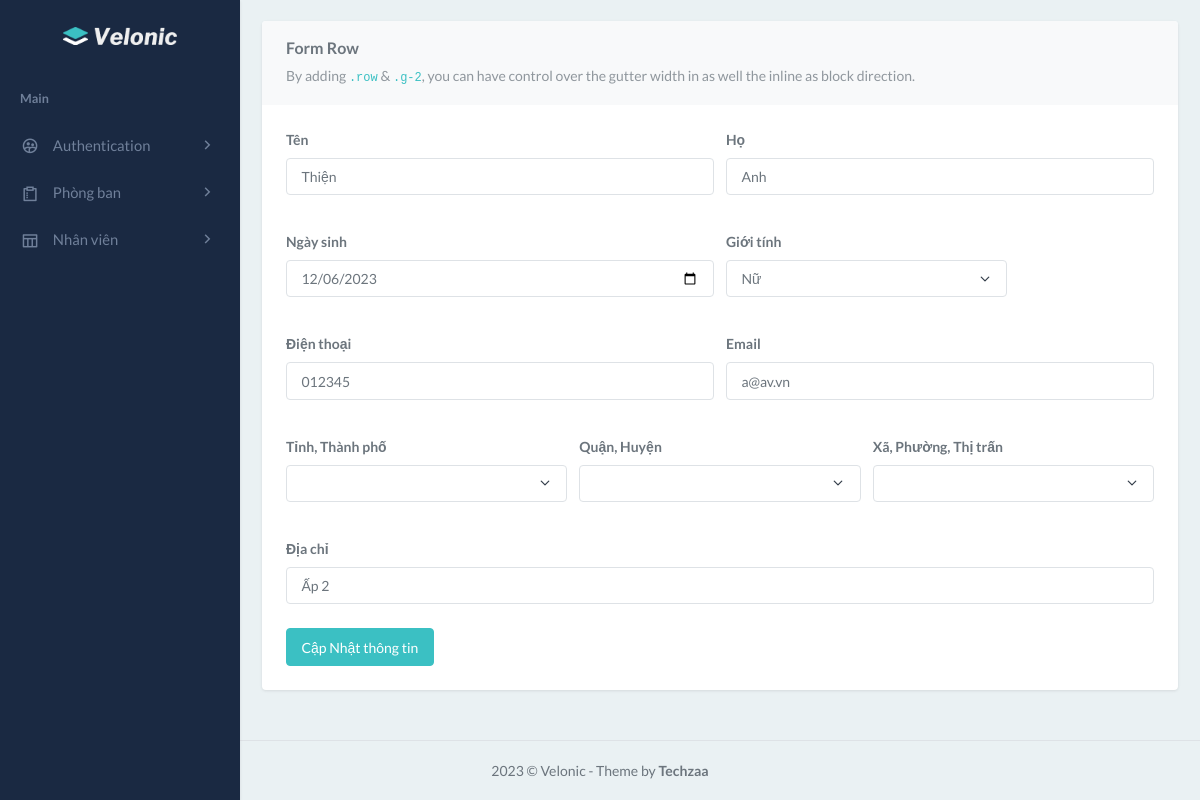
Screenshot of /index.php?action=employee&query=edit&id=7 with the database file from the repository.
### tables this page shows
CREATE TABLE `employees` (
  `id` int(11) NOT NULL,
  `first_name` varchar(50) DEFAULT NULL,
  `last_name` varchar(50) DEFAULT NULL,
  `birthday` varchar(50) DEFAULT NULL,
  `gender` varchar(50) DEFAULT NULL,
  `phone` varchar(50) DEFAULT NULL,
  `email` varchar(50) DEFAULT NULL,
  `city` varchar(50) DEFAULT NULL,
  `district` varchar(50) DEFAULT NULL,
  `ward` varchar(50) DEFAULT NULL,
  `full_address` varchar(50) DEFAULT NULL,
  `departments` int(11) DEFAULT NULL,
  `roles` int(11) DEFAULT NULL
);

### model/employees.php (called while the page is built, shortened)
<?php
class Employee
{
    public static function getEmployee($connect)
    {
        $response = mysqli_query($connect, "SELECT * FROM `employees`");
        if ($response) {
            if (mysqli_num_rows($response) > 0) {
                while ($row = mysqli_fetch_array($response)) {
                    $data[] = $row;
                }
            }
        }
        return $data;
    }
}

### controller/EmployeeController.php (called while the page is built, shortened)
<?php
class EmployeeController
{
    public static function getEmployee($connect)
    {
        $data = Employee::getEmployee($connect);
        return $data;
    }
}

### view/employees/edit_v1.php (the view, shortened to what this page needs)
<?php
    $id = $_GET['id'];
    $employees = EmployeeController::getEmployee($connect);
?>
<div class="row">
    <div class="col-12">
        <div class="card">
            <div class="card-header">
                <h4 class="header-title">Form Row</h4>
                <p class="text-muted mb-0">
                    By adding <code>.row</code> & <code>.g-2</code>, you can have control over the
                    gutter width in as well the inline as block direction.
                </p>
            </div>
            <div class="card-body">
                <?php
                            foreach ($employees as $row) {
                                if ($row['id'] == $id) {
                                    $firstname = $row['first_name'];
                                    $lastname = $row['last_name'];
                                    $birthday = $row['birthday'];
                                    $gender = $row['gender'];
                                    $phone = $row['phone'];
                                    $email = $row['email'];
                                    $fullAddress = $row['full_address'];
                            ?>
                <form method="POST" action="">
                    <div class="row g-2">
                        <div class="mb-3 col-md-6">
                            <label for="inputEmail4" class="form-label">Tên</label>
                            <input type="text" name="firstname" class="form-control" id="inputEmail4"
                                value="<?php echo $firstname; ?>">
                        </div>
                        <div class="mb-3 col-md-6">
                            <label for="inputEmail4" class="form-label">Họ</label>
                            <input type="text" name="lastname" class="form-control" id="inputEmail4"
                                value="<?php echo $lastname; ?>">
                        </div>
                        <div class="mb-3 col-md-6">
                            <label for="inputEmail4" class="form-label">Ngày sinh</label>
                            <input type="date" name="birthday" class="form-control" id="inputEmail4"
                                value="<?php echo $birthday; ?>" placeholder="" required />
                        </div>
                        <div class="mb-3 col-md-4">
                            <label for="inputState" class="form-label">Giới tính</label>
                            <select id="gender" for="gender" class="form-select" name="gender">
                                    <option value="Nữ" <?php echo ($gender == 'Nữ') ? 'selected' : ''; ?>>Nữ</option>
                            </select>
                        </div>
                        <div class="mb-3 col-md-6">
                            <label for="inputEmail4" class="form-label">Điện thoại</label>
                            <input type="text" name="phone" class="form-control" id="inputEmail4" value="<?php echo $phone; ?>">
                        </div>
                        <div class="mb-3 col-md-6">
                            <label for="inputEmail4" class="form-label">Email</label>
                            <input type="email" name="email" class="form-control" id="inputEmail4" value="<?php echo $email; ?>">
                        </div>
                        <div class="mb-3 col-md-4">
                            <label for="tinh_thanhpho" class="form-label">Tỉnh, Thành phố</label>
                            <select id="city" class="form-select" name="city">
                            </select>
                        </div>
                        <div class="mb-3 col-md-4">
                            <label for="huyen" class="form-label">Quận, Huyện</label>
                            <select id="district" class="form-select" name="district">
                            </select>
                        </div>
                        <div class="mb-3 col-md-4">
                            <label for="xa" class="form-label">Xã, Phường, Thị trấn</label>
                            <select id="ward" class="form-select" name="ward">
                            </select>
                        </div>
                        <div class="mb-3 col-md-12">
                            <label for="fullAddress" class="form-label">Địa chỉ</label>
                            <input type="text" name="fullAddress" class="form-control" id="inputEmail4" value="<?php echo $fullAddress; ?>">
                        </div>
                    </div>
                    <button type="submit" name="update" class="btn btn-primary">Cập Nhật thông tin</button>
                </form>
                <?php
                                }
                            }
                ?>
            </div>
        </div>
    </div>
</div>

### rows the page displays
employees: firstname "Thiện", lastname "Anh", birthday "12/06/2023", gender "Nữ", phone "012345", email "a@av.vn", fullAddress "Ấp 2"
